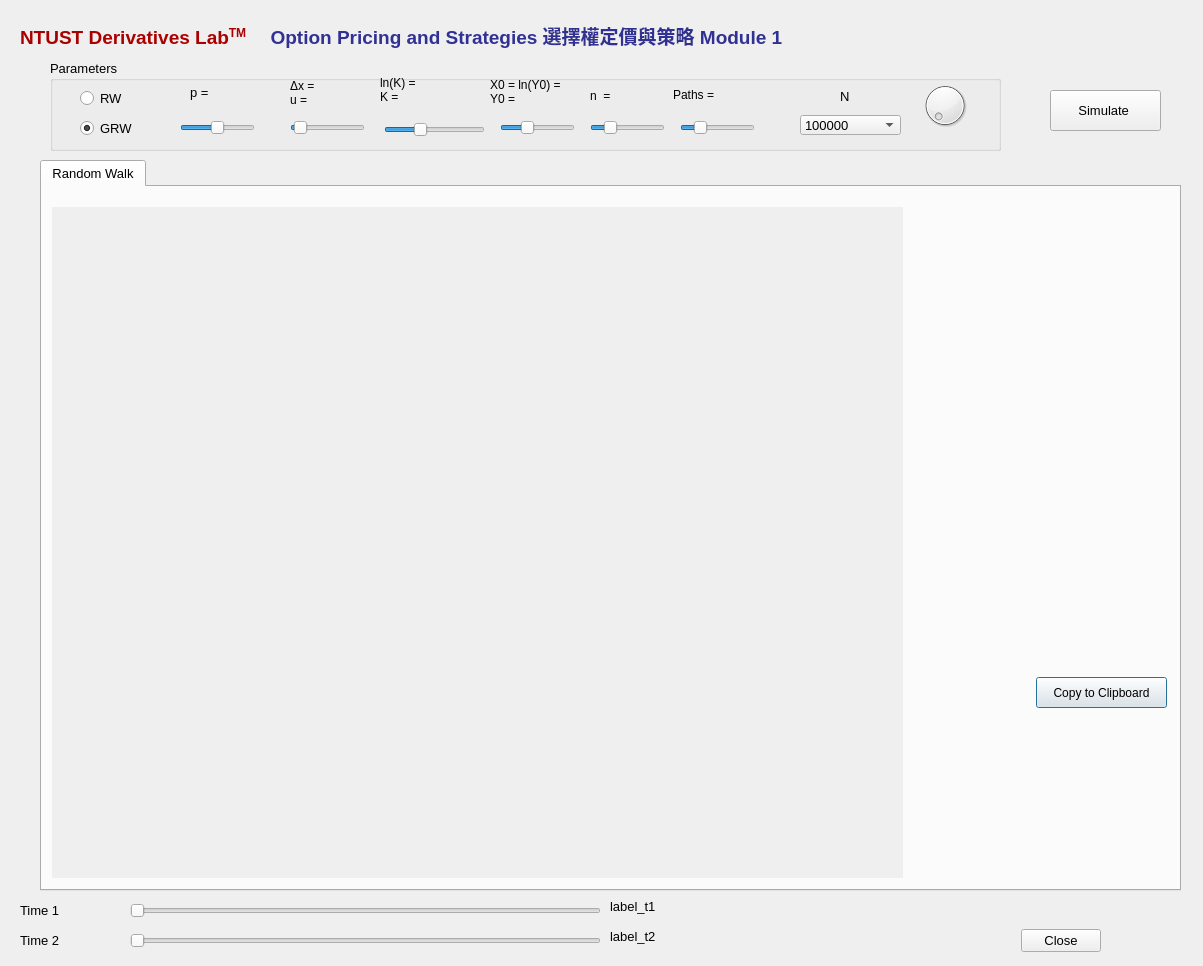
<?xml version="1.0" encoding="UTF-8"?>
<ui version="4.0">
 <class>Derivatives</class>
 <widget class="QDialog" name="Derivatives">
  <property name="geometry">
   <rect>
    <x>0</x>
    <y>0</y>
    <width>1203</width>
    <height>966</height>
   </rect>
  </property>
  <property name="windowTitle">
   <string>Derivatives Lab</string>
  </property>
  <widget class="QTabWidget" name="tabWidget">
   <property name="geometry">
    <rect>
     <x>40</x>
     <y>160</y>
     <width>1141</width>
     <height>731</height>
    </rect>
   </property>
   <property name="font">
    <font>
     <family>Tahoma</family>
     <pointsize>10</pointsize>
    </font>
   </property>
   <property name="toolTip">
    <string>&lt;html&gt;&lt;head/&gt;&lt;body&gt;&lt;p&gt;&lt;br/&gt;&lt;/p&gt;&lt;/body&gt;&lt;/html&gt;</string>
   </property>
   <property name="autoFillBackground">
    <bool>false</bool>
   </property>
   <property name="currentIndex">
    <number>0</number>
   </property>
   <widget class="QWidget" name="tab_3">
    <attribute name="title">
     <string>Random Walk</string>
    </attribute>
    <widget class="MPL_WIDGET" name="oMplCanvas" native="true">
     <property name="enabled">
      <bool>true</bool>
     </property>
     <property name="geometry">
      <rect>
       <x>10</x>
       <y>20</y>
       <width>851</width>
       <height>671</height>
      </rect>
     </property>
     <property name="mouseTracking">
      <bool>true</bool>
     </property>
     <property name="tabletTracking">
      <bool>true</bool>
     </property>
     <property name="autoFillBackground">
      <bool>true</bool>
     </property>
    </widget>
    <widget class="QTableWidget" name="tableWidget">
     <property name="geometry">
      <rect>
       <x>880</x>
       <y>360</y>
       <width>0</width>
       <height>321</height>
      </rect>
     </property>
     <property name="autoFillBackground">
      <bool>false</bool>
     </property>
     <property name="showGrid">
      <bool>false</bool>
     </property>
     <property name="cornerButtonEnabled">
      <bool>false</bool>
     </property>
    </widget>
    <widget class="MPL_WIDGET" name="oMplCanvas2" native="true">
     <property name="enabled">
      <bool>true</bool>
     </property>
     <property name="geometry">
      <rect>
       <x>860</x>
       <y>10</y>
       <width>261</width>
       <height>451</height>
      </rect>
     </property>
     <property name="mouseTracking">
      <bool>true</bool>
     </property>
     <property name="tabletTracking">
      <bool>true</bool>
     </property>
     <property name="autoFillBackground">
      <bool>false</bool>
     </property>
    </widget>
    <widget class="QLCDNumber" name="lcdNum_prob">
     <property name="geometry">
      <rect>
       <x>1070</x>
       <y>750</y>
       <width>40</width>
       <height>23</height>
      </rect>
     </property>
     <property name="autoFillBackground">
      <bool>true</bool>
     </property>
    </widget>
    <widget class="QPushButton" name="btn_Copy2Clipboard">
     <property name="geometry">
      <rect>
       <x>994</x>
       <y>490</y>
       <width>131</width>
       <height>31</height>
      </rect>
     </property>
     <property name="font">
      <font>
       <pointsize>9</pointsize>
      </font>
     </property>
     <property name="text">
      <string>Copy to Clipboard</string>
     </property>
    </widget>
   </widget>
  </widget>
  <widget class="QLabel" name="label">
   <property name="geometry">
    <rect>
     <x>20</x>
     <y>10</y>
     <width>1141</width>
     <height>51</height>
    </rect>
   </property>
   <property name="font">
    <font>
     <family>Microsoft JhengHei UI</family>
     <weight>75</weight>
     <bold>true</bold>
    </font>
   </property>
   <property name="text">
    <string>&lt;html&gt;&lt;head/&gt;&lt;body&gt;&lt;p&gt;&lt;span style=&quot; font-size:14pt; color:#aa0000;&quot;&gt;NTUST Derivatives Lab&lt;/span&gt;&lt;span style=&quot; font-size:14pt; color:#aa0000; vertical-align:super;&quot;&gt;TM &lt;/span&gt;&lt;span style=&quot; font-size:14pt; color:#5555ff;&quot;/&gt;&lt;span style=&quot; font-size:14pt; color:#313194;&quot;&gt;&amp;nbsp;&amp;nbsp;&amp;nbsp;&amp;nbsp;Option Pricing and Strategies 選擇權定價與策略 Module 1&lt;/span&gt;&lt;/p&gt;&lt;/body&gt;&lt;/html&gt;</string>
   </property>
  </widget>
  <widget class="QDialogButtonBox" name="buttonBox">
   <property name="geometry">
    <rect>
     <x>990</x>
     <y>920</y>
     <width>111</width>
     <height>41</height>
    </rect>
   </property>
   <property name="font">
    <font>
     <family>Tahoma</family>
     <pointsize>10</pointsize>
    </font>
   </property>
   <property name="orientation">
    <enum>Qt::Horizontal</enum>
   </property>
   <property name="standardButtons">
    <set>QDialogButtonBox::Close</set>
   </property>
  </widget>
  <widget class="QSlider" name="slider_t2">
   <property name="geometry">
    <rect>
     <x>130</x>
     <y>930</y>
     <width>471</width>
     <height>22</height>
    </rect>
   </property>
   <property name="orientation">
    <enum>Qt::Horizontal</enum>
   </property>
  </widget>
  <widget class="QSlider" name="slider_t1">
   <property name="geometry">
    <rect>
     <x>130</x>
     <y>900</y>
     <width>471</width>
     <height>22</height>
    </rect>
   </property>
   <property name="orientation">
    <enum>Qt::Horizontal</enum>
   </property>
  </widget>
  <widget class="QLabel" name="label_9">
   <property name="geometry">
    <rect>
     <x>20</x>
     <y>900</y>
     <width>61</width>
     <height>21</height>
    </rect>
   </property>
   <property name="font">
    <font>
     <pointsize>10</pointsize>
    </font>
   </property>
   <property name="text">
    <string>Time 1</string>
   </property>
  </widget>
  <widget class="QLabel" name="label_11">
   <property name="geometry">
    <rect>
     <x>20</x>
     <y>930</y>
     <width>61</width>
     <height>21</height>
    </rect>
   </property>
   <property name="font">
    <font>
     <pointsize>10</pointsize>
    </font>
   </property>
   <property name="text">
    <string>Time 2</string>
   </property>
  </widget>
  <widget class="QLabel" name="label_t1">
   <property name="geometry">
    <rect>
     <x>610</x>
     <y>890</y>
     <width>114</width>
     <height>33</height>
    </rect>
   </property>
   <property name="font">
    <font>
     <pointsize>10</pointsize>
    </font>
   </property>
   <property name="text">
    <string>label_t1</string>
   </property>
  </widget>
  <widget class="QLabel" name="label_t2">
   <property name="geometry">
    <rect>
     <x>610</x>
     <y>920</y>
     <width>114</width>
     <height>33</height>
    </rect>
   </property>
   <property name="font">
    <font>
     <pointsize>10</pointsize>
    </font>
   </property>
   <property name="text">
    <string>label_t2</string>
   </property>
  </widget>
  <widget class="QGroupBox" name="groupBox_2">
   <property name="geometry">
    <rect>
     <x>50</x>
     <y>60</y>
     <width>951</width>
     <height>91</height>
    </rect>
   </property>
   <property name="font">
    <font>
     <family>Tahoma</family>
     <pointsize>10</pointsize>
    </font>
   </property>
   <property name="toolTip">
    <string/>
   </property>
   <property name="title">
    <string>Parameters</string>
   </property>
   <widget class="QSlider" name="oSlider_prob">
    <property name="geometry">
     <rect>
      <x>130</x>
      <y>60</y>
      <width>75</width>
      <height>16</height>
     </rect>
    </property>
    <property name="value">
     <number>50</number>
    </property>
    <property name="orientation">
     <enum>Qt::Horizontal</enum>
    </property>
    <property name="tickInterval">
     <number>5</number>
    </property>
   </widget>
   <widget class="QLabel" name="label_p">
    <property name="geometry">
     <rect>
      <x>140</x>
      <y>22</y>
      <width>71</width>
      <height>20</height>
     </rect>
    </property>
    <property name="text">
     <string>p = </string>
    </property>
   </widget>
   <widget class="QDial" name="dial">
    <property name="geometry">
     <rect>
      <x>870</x>
      <y>20</y>
      <width>50</width>
      <height>51</height>
     </rect>
    </property>
   </widget>
   <widget class="QComboBox" name="comboBox_SimSize">
    <property name="geometry">
     <rect>
      <x>750</x>
      <y>55</y>
      <width>101</width>
      <height>20</height>
     </rect>
    </property>
    <property name="toolTip">
     <string>Simulation size</string>
    </property>
    <item>
     <property name="text">
      <string>100000</string>
     </property>
    </item>
    <item>
     <property name="text">
      <string>200000</string>
     </property>
    </item>
    <item>
     <property name="text">
      <string>500000</string>
     </property>
    </item>
    <item>
     <property name="text">
      <string>1000000</string>
     </property>
    </item>
   </widget>
   <widget class="QLabel" name="label_6">
    <property name="geometry">
     <rect>
      <x>790</x>
      <y>26</y>
      <width>71</width>
      <height>20</height>
     </rect>
    </property>
    <property name="text">
     <string>N</string>
    </property>
   </widget>
   <widget class="QSlider" name="oSlider_u">
    <property name="geometry">
     <rect>
      <x>240</x>
      <y>60</y>
      <width>75</width>
      <height>16</height>
     </rect>
    </property>
    <property name="minimum">
     <number>100</number>
    </property>
    <property name="maximum">
     <number>200</number>
    </property>
    <property name="value">
     <number>105</number>
    </property>
    <property name="sliderPosition">
     <number>105</number>
    </property>
    <property name="orientation">
     <enum>Qt::Horizontal</enum>
    </property>
    <property name="tickInterval">
     <number>5</number>
    </property>
   </widget>
   <widget class="QLabel" name="label_u">
    <property name="geometry">
     <rect>
      <x>240</x>
      <y>13</y>
      <width>91</width>
      <height>41</height>
     </rect>
    </property>
    <property name="font">
     <font>
      <pointsize>9</pointsize>
     </font>
    </property>
    <property name="text">
     <string>&lt;html&gt;&lt;head/&gt;&lt;body&gt;&lt;p&gt;Δx =&lt;br/&gt;u =&lt;/p&gt;&lt;/body&gt;&lt;/html&gt;</string>
    </property>
   </widget>
   <widget class="QSlider" name="oSlider_PathsShown">
    <property name="geometry">
     <rect>
      <x>630</x>
      <y>60</y>
      <width>75</width>
      <height>16</height>
     </rect>
    </property>
    <property name="minimum">
     <number>5</number>
    </property>
    <property name="maximum">
     <number>100</number>
    </property>
    <property name="singleStep">
     <number>5</number>
    </property>
    <property name="value">
     <number>25</number>
    </property>
    <property name="sliderPosition">
     <number>25</number>
    </property>
    <property name="orientation">
     <enum>Qt::Horizontal</enum>
    </property>
    <property name="tickInterval">
     <number>5</number>
    </property>
   </widget>
   <widget class="QSlider" name="oSlider_TimeStep">
    <property name="geometry">
     <rect>
      <x>540</x>
      <y>60</y>
      <width>75</width>
      <height>16</height>
     </rect>
    </property>
    <property name="toolTip">
     <string>No. of time steps</string>
    </property>
    <property name="minimum">
     <number>5</number>
    </property>
    <property name="maximum">
     <number>100</number>
    </property>
    <property name="singleStep">
     <number>5</number>
    </property>
    <property name="value">
     <number>25</number>
    </property>
    <property name="sliderPosition">
     <number>25</number>
    </property>
    <property name="orientation">
     <enum>Qt::Horizontal</enum>
    </property>
    <property name="tickInterval">
     <number>5</number>
    </property>
   </widget>
   <widget class="QLabel" name="label_P">
    <property name="geometry">
     <rect>
      <x>623</x>
      <y>24</y>
      <width>101</width>
      <height>21</height>
     </rect>
    </property>
    <property name="font">
     <font>
      <family>Tahoma</family>
      <pointsize>9</pointsize>
     </font>
    </property>
    <property name="toolTip">
     <string>No. of simulated paths to show</string>
    </property>
    <property name="text">
     <string>Paths = </string>
    </property>
   </widget>
   <widget class="QLabel" name="label_T">
    <property name="geometry">
     <rect>
      <x>540</x>
      <y>26</y>
      <width>61</width>
      <height>20</height>
     </rect>
    </property>
    <property name="font">
     <font>
      <pointsize>9</pointsize>
     </font>
    </property>
    <property name="text">
     <string>n  =</string>
    </property>
   </widget>
   <widget class="QSlider" name="slider_S0">
    <property name="geometry">
     <rect>
      <x>450</x>
      <y>60</y>
      <width>75</width>
      <height>16</height>
     </rect>
    </property>
    <property name="minimum">
     <number>50</number>
    </property>
    <property name="maximum">
     <number>200</number>
    </property>
    <property name="singleStep">
     <number>5</number>
    </property>
    <property name="value">
     <number>100</number>
    </property>
    <property name="sliderPosition">
     <number>100</number>
    </property>
    <property name="orientation">
     <enum>Qt::Horizontal</enum>
    </property>
    <property name="tickInterval">
     <number>5</number>
    </property>
   </widget>
   <widget class="QLabel" name="label_S0">
    <property name="geometry">
     <rect>
      <x>440</x>
      <y>16</y>
      <width>91</width>
      <height>31</height>
     </rect>
    </property>
    <property name="font">
     <font>
      <pointsize>9</pointsize>
     </font>
    </property>
    <property name="text">
     <string>X0 = ln(Y0) = 
Y0 =</string>
    </property>
   </widget>
   <widget class="QSlider" name="slider_K">
    <property name="geometry">
     <rect>
      <x>334</x>
      <y>60</y>
      <width>101</width>
      <height>20</height>
     </rect>
    </property>
    <property name="minimum">
     <number>50</number>
    </property>
    <property name="maximum">
     <number>200</number>
    </property>
    <property name="singleStep">
     <number>5</number>
    </property>
    <property name="value">
     <number>100</number>
    </property>
    <property name="sliderPosition">
     <number>100</number>
    </property>
    <property name="orientation">
     <enum>Qt::Horizontal</enum>
    </property>
    <property name="tickInterval">
     <number>5</number>
    </property>
   </widget>
   <widget class="QLabel" name="label_K">
    <property name="geometry">
     <rect>
      <x>330</x>
      <y>15</y>
      <width>91</width>
      <height>31</height>
     </rect>
    </property>
    <property name="font">
     <font>
      <pointsize>9</pointsize>
     </font>
    </property>
    <property name="text">
     <string>&lt;html&gt;&lt;head/&gt;&lt;body&gt;&lt;p&gt;ln(K) =&lt;br/&gt;K = &lt;/p&gt;&lt;/body&gt;&lt;/html&gt;</string>
    </property>
   </widget>
   <widget class="QRadioButton" name="radioRW">
    <property name="geometry">
     <rect>
      <x>30</x>
      <y>20</y>
      <width>61</width>
      <height>37</height>
     </rect>
    </property>
    <property name="text">
     <string>RW</string>
    </property>
   </widget>
   <widget class="QRadioButton" name="radioGRW">
    <property name="geometry">
     <rect>
      <x>30</x>
      <y>50</y>
      <width>71</width>
      <height>37</height>
     </rect>
    </property>
    <property name="text">
     <string>GRW</string>
    </property>
    <property name="checked">
     <bool>true</bool>
    </property>
   </widget>
  </widget>
  <widget class="QPushButton" name="pushButton_ShowRandomWalk">
   <property name="geometry">
    <rect>
     <x>1050</x>
     <y>90</y>
     <width>111</width>
     <height>41</height>
    </rect>
   </property>
   <property name="font">
    <font>
     <family>Tahoma</family>
     <pointsize>10</pointsize>
    </font>
   </property>
   <property name="text">
    <string>Simulate </string>
   </property>
  </widget>
 </widget>
 <customwidgets>
  <customwidget>
   <class>MPL_WIDGET</class>
   <extends>QWidget</extends>
   <header location="global">mplwidget</header>
   <container>1</container>
  </customwidget>
 </customwidgets>
 <resources/>
 <connections>
  <connection>
   <sender>buttonBox</sender>
   <signal>accepted()</signal>
   <receiver>Derivatives</receiver>
   <slot>accept()</slot>
   <hints>
    <hint type="sourcelabel">
     <x>390</x>
     <y>380</y>
    </hint>
    <hint type="destinationlabel">
     <x>157</x>
     <y>274</y>
    </hint>
   </hints>
  </connection>
  <connection>
   <sender>buttonBox</sender>
   <signal>rejected()</signal>
   <receiver>Derivatives</receiver>
   <slot>reject()</slot>
   <hints>
    <hint type="sourcelabel">
     <x>390</x>
     <y>380</y>
    </hint>
    <hint type="destinationlabel">
     <x>286</x>
     <y>274</y>
    </hint>
   </hints>
  </connection>
 </connections>
</ui>
